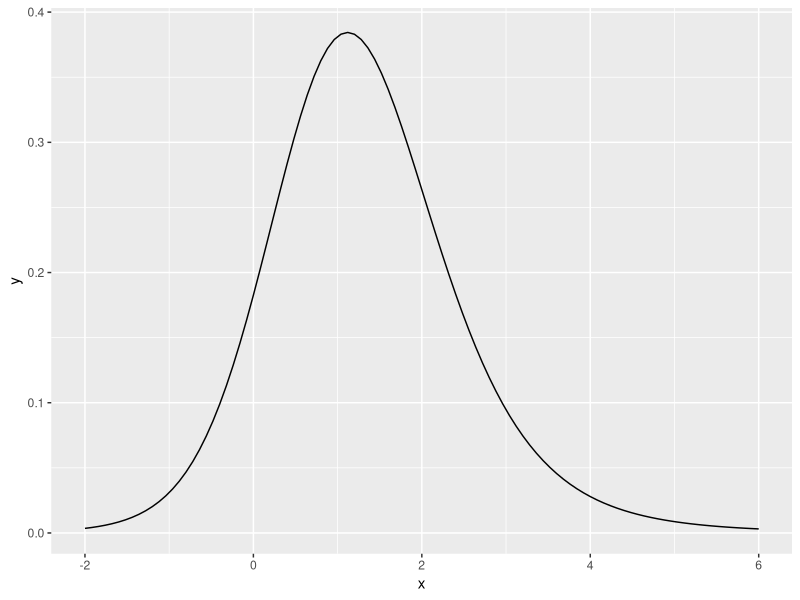

The R script that drew this image: (Note: this script raises an error after producing the figure.)
library(ggplot2)

m.x <- 5; s.x <- 4
m.y <- 4; s.y <- 1

# Implementation of ratio of two gaussian PDFs, as computed by D.Hinkley,
# see https://en.wikipedia.org/wiki/Ratio_distribution#Gaussian_ratio_distribution
gauss_ratio_PDF <- function(x, m.x = 0.0, s.x = 1.0, m.y = 0.0, s.y = 1.0) {

    a <- function(x) {
        sqrt( (x/s.x)^2 + (1.0/s.y)^2 )
    }

    b <- function(x) {
        (m.x*x)/s.x^2 + m.y/s.y^2
    }

    c <- (m.x/s.x)^2 + (m.y/s.y)^2

    d <- function(x) {
        u <- b(x)^2 - c*a(x)^2
        l <- 2.0*a(x)^2
        exp( u / l )
    }

    # PDF for the ratio of the two different gaussians, X/Y
    r <- b(x)/a(x)
    q <- pnorm(r) - pnorm(-r)

    (r*d(x)/a(x)^2) * (1.0/(sqrt(2.0*pi)*s.x*s.y)) * q + exp(-0.5*c)/(pi*s.x*s.y*a(x)^2)
}

# normalization
nn <- integrate(function(x) gauss_ratio_PDF(x, m.x=m.x, s.x=s.x, m.y=m.y, s.y=s.y), -Inf, Inf)
nn <- nn[["value"]]
print(nn) # should be 1

# plot PDF
p <- ggplot(data = data.frame(x = 0), mapping = aes(x = x))
p <- p + stat_function(fun = function(x) gauss_ratio_PDF(x, m.x=m.x, s.x=s.x, m.y=m.y, s.y=s.y)/nn) + xlim(-2.0, 6.0)
print(p)


# first momentum
m1 <- integrate(function(x) x*gauss_ratio_PDF(x, m.x=m.x, s.x=s.x, m.y=m.y, s.y=s.y), -Inf, Inf)
m1 <- m1[["value"]]
print(m1)

# mean
m.xy <- m1/nn
print(m.xy)

# sampling case
set.seed(32345)
n <- 10^6L

x <- rnorm(n, mean = m.x, sd = s.x); y <- rnorm(n, mean = m.y, sd = s.y)
print(mean(x/y))
print(sd(x/y))

# second momentum
m2 <- integrate(function(x) x*x*gauss_ratio_PDF(x, m.x=m.x, s.x=s.x, m.y=m.y, s.y=s.y), -Inf, Inf)
